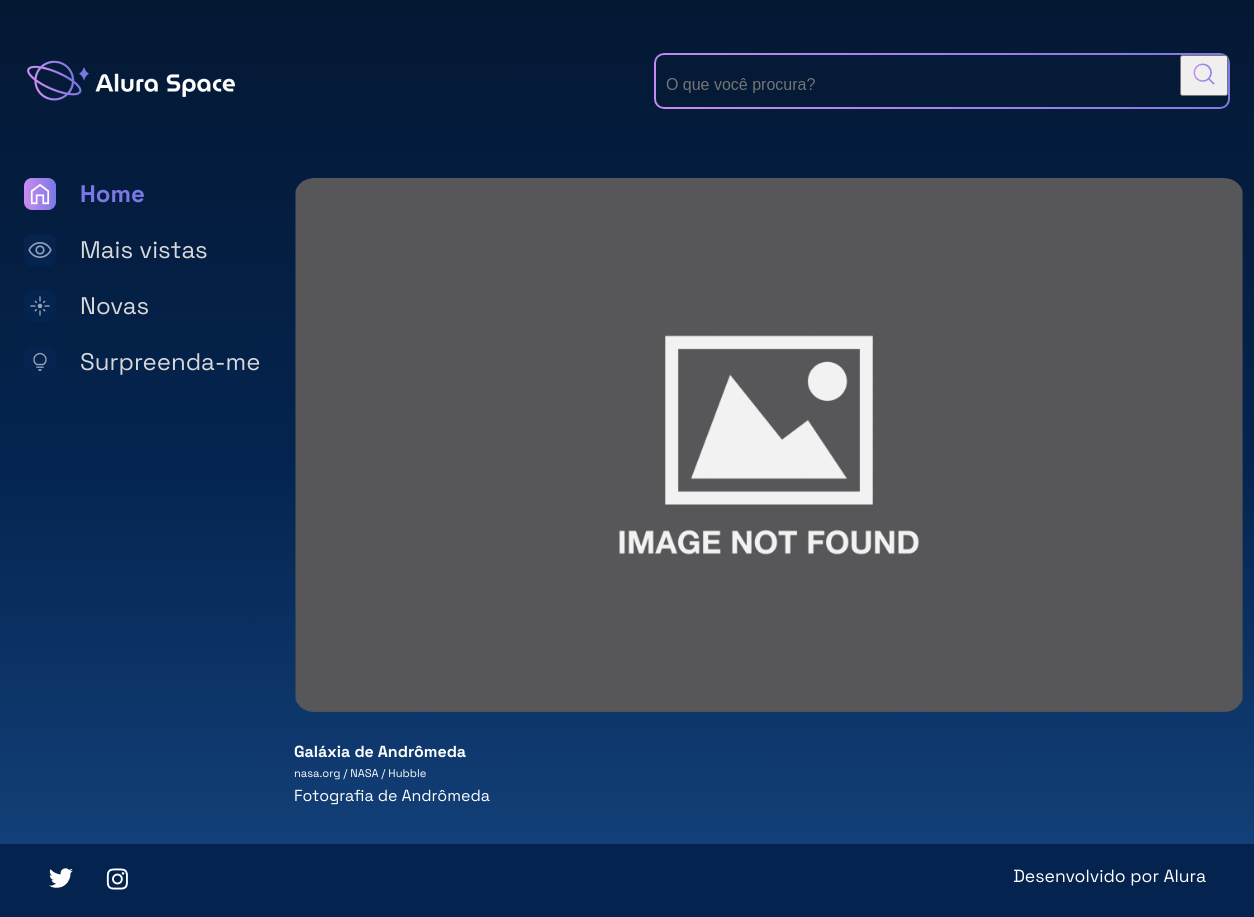
Screenshot of /imagem/4 with the database file from the repository.
### galeria/models.py (models this page shows, shortened)
class Fotografia(models.Model):
    OPCOES_CATEGORIA = [
        ("NEBULOSA", "Nebulosa"),
        ("ESTRELA", "Estrela"),
        ("GALÁXIA", "Galáxia"),
        ("PLANETA", "Planeta"),
    ]
    nome = models.CharField(max_length=100, null=False, blank=False)
    legenda = models.CharField(max_length=150, null=False, blank=False)
    categoria = models.CharField(max_length=100, choices=OPCOES_CATEGORIA, default='')
    descricao = models.TextField(null=False, blank=False)
    foto = models.ImageField(upload_to="fotos/%Y/%m/%d/", blank=True)
    publicada = models.BooleanField(default=False)
    data_fotografia = models.DateTimeField(default=datetime.now, blank = False)

### galeria/views.py (the view)
# urls.py: path('imagem/<int:foto_id>', imagem, name = 'imagem'),
def imagem(request, foto_id):
    fotografia = get_object_or_404(Fotografia, pk=foto_id)
    return render(request, 'galeria/imagem.html', {"fotografia": fotografia})

### templates/galeria/imagem.html
{% extends 'galeria/base.html' %}
{% load static %}
{% block content %}
                <section class="imagem">
                    <div class="imagem__conteudo">
                        {% if fotografia.foto == "" or fotografia.foto == null %}
                        <img class="imagem__imagem" src="{% static '/assets/imagens/galeria/notfound.jpg'%}">
                        {% else %}
                        <img class="imagem__imagem" src="{{ fotografia.foto.url }}">
                        {% endif %}
                        <div class="imagem__info">
                            <div class="imagem__texto">
                                <p class="imagem__titulo">{{ fotografia.nome }}</p>
                                <p class="imagem__descricao">{{ fotografia.legenda }}</p>
                                <p class="imagem__texto">{{ fotografia.descricao }}</p>
                            </div>
                        </div>
                    </div>
                </section>
            </section>
        </main>
    </div>
{% endblock %}

### setup/static/styles/style.css (style rules this page uses)
html, body, div, span, applet, object, iframe, h1, h2, h3, h4, h5, h6, p, blockquote, pre, a, abbr, acronym, address, big, cite, code, del, dfn, em, img, ins, kbd, q, s, samp, small, strike, strong, sub, sup, tt, var, b, u, i, center, dl, dt, dd, ol, ul, li, fieldset, form, label, legend, table, caption, tbody, tfoot, thead, tr, th, td, article, aside, canvas, details, embed, figure, figcaption, footer, header, hgroup, menu, nav, output, ruby, section, summary, time, mark, audio, video { margin: 0; padding: 0; border: 0; font-size: 100%; font: inherit; vertical-align: baseline; }
article, aside, details, figcaption, figure, footer, header, hgroup, menu, nav, section { display: block; }
body { line-height: 1; font-family: 'Space Grotesk', sans-serif; min-height: 100vh; background: linear-gradient(#041833,#04244F,#154580); background-repeat: no-repeat; background-position: center; background-size: cover; }
.imagem { display: flex; justify-content: center; align-items: center; }
.imagem__conteudo { background-color: transparent; display: flex; flex-direction: column; border-radius: 20px 20px 0 0; width: 950px; }
.imagem__imagem { width: 100%; border-radius: 20px; }
.imagem__info { font-size: 1.2rem; display: flex; justify-content: space-between; align-items: center; margin-bottom: 1rem; margin-top: 1rem; }
.imagem__texto { display: flex; flex-direction: column; justify-content: space-between; color: #FFFFFF; margin-top: 0.5rem; }
.imagem__titulo { font-weight: bold; line-height: 2rem; color: #FFFFFF; }
.imagem__texto { font-size: 1rem; }
.imagem__descricao { font-size: 0.7rem; }

### rows the page displays
Fotografia: foto (picture), nome "Galáxia de Andrômeda", legenda "nasa.org / NASA / Hubble", descricao "Fotografia de Andrômeda"
